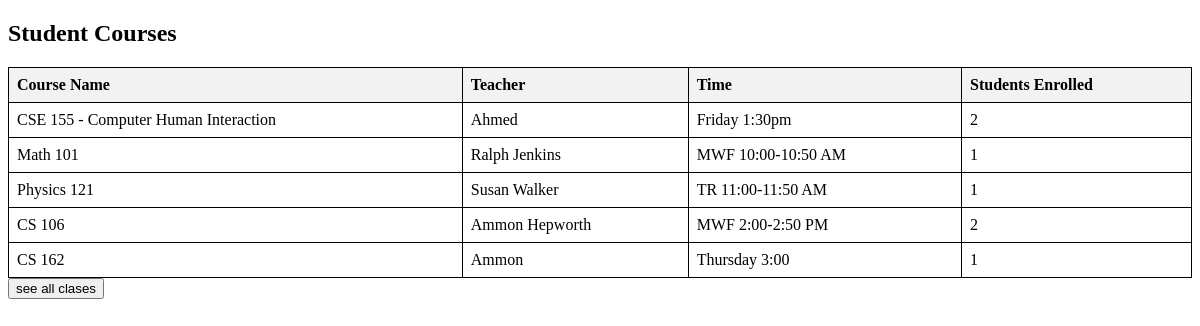
Before: /courses (signed in) with the older database file.
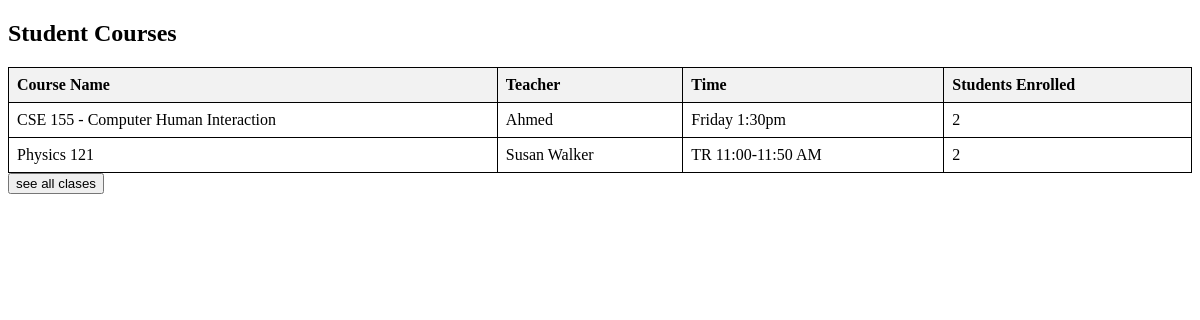
After: the same page with the newer database file.
### login_example.py (models this page shows)
class Course(db.Model):
    id = db.Column(db.Integer, primary_key=True)
    name = db.Column(db.String(100), nullable=False)
    teacher = db.Column(db.String(100), nullable=False)
    time = db.Column(db.String(100), nullable=False)
    current_students = db.Column(db.Integer, default=0)
    capacity = db.Column(db.Integer, nullable=False)
    users = db.relationship("User", secondary="user_course" ,backref="Course")

### login_example.py (the view)
@app.route('/courses')
@login_required
def courses():
    user = User.query.filter_by(username=current_user.username).first()
    if user.is_teacher:
        courses = Course.query.filter_by(teacher=user.username).all()  # Query courses taught by the teacher
        return render_template('teachLog.html', courses=courses)
    else:
        user_courses = UserCourse.query.filter_by(user_id=user.id).all()
        courses = []
        for i in user_courses:
            course = Course.query.get(i.course_id)
            if course:  # Check if the course exists
                courses.append(course)  # Append the Course object to the list
        return render_template('studLog.html', courses=courses)

### login_example.py (called while the page is built)
@login_manager.user_loader
def load_user(user_id):
    return User.query.get(int(user_id))

### templates/studLog.html (shortened to what this page needs)
<!DOCTYPE html>
<html lang="en">
<head>
</head>
<body>
    <h2>Student Courses</h2>
    <table>
        <tr>
            <th>Course Name</th>
            <th>Teacher</th>
            <th>Time</th>
            <th>Students Enrolled</th>
        </tr>
        {% for course in courses %}
        <tr>
            <td>{{ course.name }}</td>
            <td>{{ course.teacher }}</td>
            <td>{{ course.time }}</td>
            <td>{{ course.current_students }}</td>
        </tr>
        {% endfor %}
    </table>
    <button onclick="window.location.href='/all-courses'">see all clases</button>
</body>
</html>

Changed rows visible on the page:
no longer on this page (row unchanged): Course: name "Math 101", teacher "Ralph Jenkins", time "MWF 10:00-10:50 AM", current_students "1"
no longer on this page (row edited): Course: name "CS 106", teacher "Ammon Hepworth", time "MWF 2:00-2:50 PM", current_students "2"
no longer on this page (row unchanged): Course: name "CS 162", teacher "Ammon", time "Thursday 3:00", current_students "1"
changed Course "Physics 121": current_students "1" → "2"
